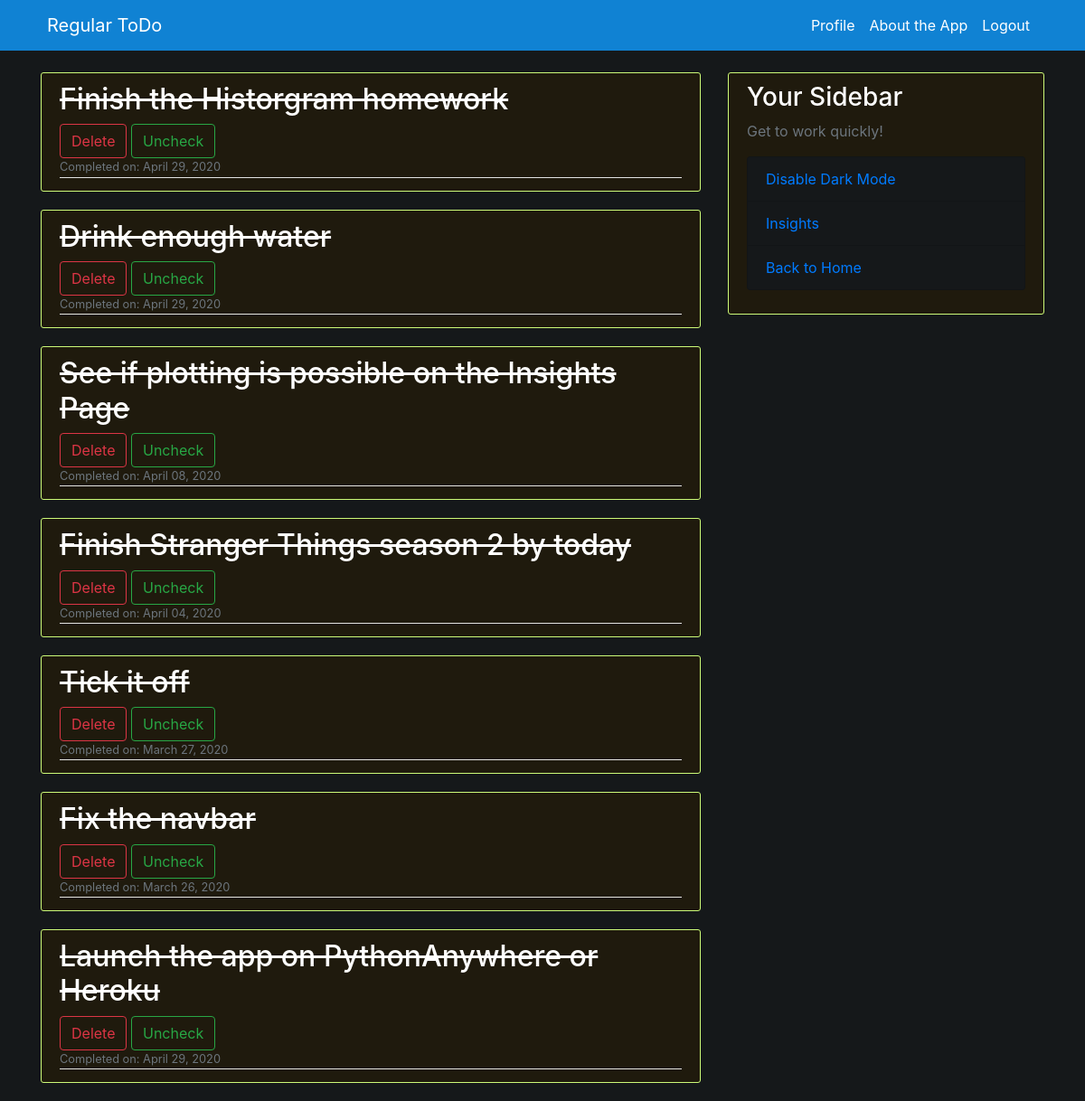
/todo/completed/ (signed in), run on the app's committed database.
### ToDo/models.py (models this page shows, shortened)
class ToDo(models.Model):
    title = models.CharField(max_length=100)
    date_posted = models.DateTimeField(default=timezone.now)
    creator = models.ForeignKey(User, on_delete=models.CASCADE)
    is_checked = models.BooleanField(default=False)
    due_date = models.DateTimeField(null=True, blank=True)
    due_date_color = models.CharField(max_length=100, null=True, blank=True)
    num_of_subtasks = models.IntegerField(default=0)
    date_completed = models.DateTimeField(null=True, blank=True)
    notes = models.BooleanField(default=False)
    important = models.BooleanField(default=False)

### ToDo/views.py (the view)
# urls.py: path('todo/completed/', TodoCompletedView.as_view(), name="todo-completed"),
class TodoCompletedView(ListView):
    model = ToDo
    template_name = "ToDo/completed.html"
    context_object_name = "todos"
    ordering = ["-date_posted"]

### ToDo/templates/ToDo/completed.html
{% extends "ToDo/base.html" %}
{% block content %}
{% if user.is_authenticated %}
    {% for todo in todos %}
        {% if user.username|lower == todo.creator|lower and todo.is_checked %}
            <article class="media content-section">
                <div class="media-body">
                    <h2><a class="article-title"><s>{{ todo.title }}</s></a></h2>
                    <button onclick="location.href='{% url 'todo-delete' todo.pk %}'" class="btn btn-outline-danger" type="submit">Delete</button>
                    <button onclick="location.href='{% url 'todo-uncheck' todo.pk %}'" class="btn btn-outline-success" type="submit">Uncheck</button>
                    <br>
                    {% if todo.date_completed != None %}
                        <div class="article-metadata">
                            <small class="text-muted">Completed on: {{ todo.date_completed|date:"F d, Y" }}</small>
                        </div>
                    {% endif %}
                </div>
            </article>
        {% endif %}
    {% endfor %}
{% endif %}
{% endblock content %}

### static/ToDo/main_dark.css (style rules this page uses)
body { background: #15181a; color: #333333; margin-top: 5rem; }
h1, h2, h3, h4, h5, h6 { color: #ffffff; }
.content-section { background: #1f1a0d; padding: 10px 20px; border: 1px solid #ccfa78; border-radius: 3px; margin-bottom: 20px; }
.article-title { color: #ffffff; }
.article-metadata { padding-bottom: 1px; margin-bottom: 4px; border-bottom: 1px solid #e3e3e3 }

### data on the page
ToDo: title "Finish the Historgram homework", date_completed "April 29, 2020"
ToDo: title "Drink enough water", date_completed "April 29, 2020"
ToDo: title "See if plotting is possible on the Insights Page", date_completed "April 08, 2020"
ToDo: title "Finish Stranger Things season 2 by today", date_completed "April 04, 2020"
ToDo: title "Tick it off", date_completed "March 27, 2020"
ToDo: title "Fix the navbar", date_completed "March 26, 2020"
ToDo: title "Launch the app on PythonAnywhere or Heroku", date_completed "April 29, 2020"
